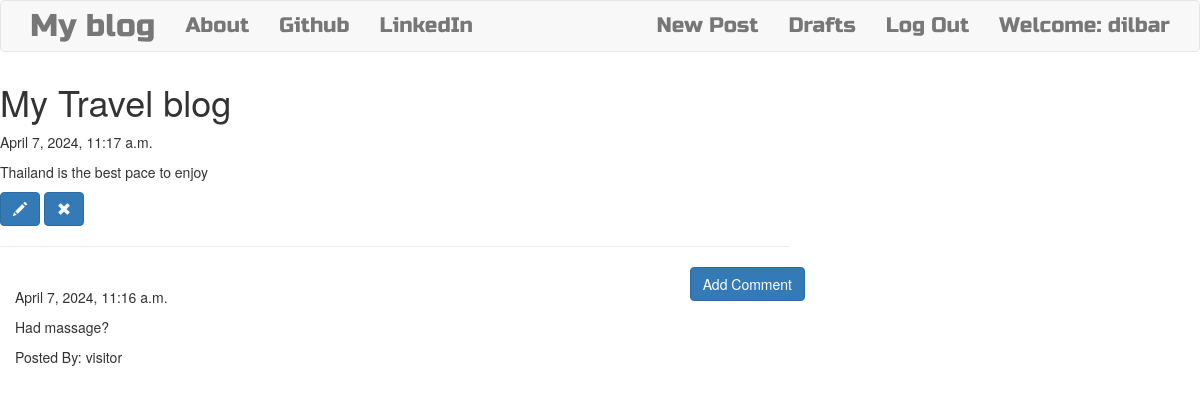
Screenshot of /post/3 (signed in) with the database file from the repository.
### blog/models.py (models this page shows, shortened)
class Post(models.Model):
    author = models.ForeignKey('auth.User',on_delete=models.CASCADE)
    title = models.CharField(max_length=200)
    text = models.TextField()
    created_date = models.DateTimeField(default=timezone.now())
    published_date = models.DateTimeField(blank=True,null=True)

class Comment(models.Model):
    post = models.ForeignKey('blog.Post', related_name='comments',on_delete=models.CASCADE)
    author = models.CharField(max_length=200)
    text = models.TextField()
    created_date = models.DateTimeField(default=timezone.now)
    approved_comment = models.BooleanField(default=False)

### blog/views.py (the view)
# urls.py: path('post/<int:pk>', views.PostDetailView.as_view(), name='post_detail'),
class PostDetailView(DetailView):
    model = Post

### blog/templates/blog/post_detail.html (shortened to what this page needs)
<!DOCTYPE html>
{% extends "blog/base.html" %}
{% block content %}
    <h1 class="posttitle_loader">{{ post.title }}</h1>
    {% if post.published_date %}
        <div class="date_postdate">
            {{ post.published_date }}
        </div>
    {% else %}
        <a class="btn btn-default" href="{% url 'post_publish' pk=post.pk %}">Publish</a>
    {% endif %}
    <p class="postcontent">{{ post.text|safe|linebreaksbr }}</p>
    {% if user.is_authenticated %}
        <a class="btn btn-primary" href="{% url 'post_edit' pk=post.pk %}">
            <span class="glyphicon glyphicon-pencil"></span>
        </a>
        <a class="btn btn-primary" href="{% url 'post_remove' pk=post.pk %}">
            <span class="glyphicon glyphicon-remove"></span>
        </a>
    {% endif %}
    <hr>
    <a class="btn btn-primary btn-comment" href="{% url 'add_comment_to_post' pk=post.pk %}">Add Comment</a>
    <div class="container">
        {% for comment in post.comments.all %}
        <br>
            {% if user.is_authenticated or comment.approved_comment %}
                {{ comment.created_date }}
                <p>{{comment.text|safe|linebreaks}}</p>
                <p>Posted By: {{ comment.author }}</p>
            {% endif %}
            {% empty %}
            <p>No Comments</p>
        {% endfor %}
    </div>
{% endblock %}

### blog/templates/blog/base.html (shortened to what this page needs)
<!DOCTYPE html>
{% load static %}
<html lang="en">
<head>
    <link rel="stylesheet" href="https://maxcdn.bootstrapcdn.com/bootstrap/3.4.1/css/bootstrap.min.css">
    <link rel="stylesheet" href="//cdn.jsdelivr.net/npm/medium-editor@latest/dist/css/medium-editor.min.css" type="text/css" media="screen" charset="utf-8">
    <link rel="stylesheet" href="{% static 'css/blog.css' %}">
</head>
<body class="loader">
        <nav class="navbar navbar-default techfont custom-navbar">
            <div class="container">
                <ul class="nav navbar-nav">
                    <li><a class="navbar-brand bigbrand" href="{% url 'post_list' %}">My blog</a></li>
                    <li><a href="{% url 'about' %}">About</a></li>
                    <li><a href="https://www.github.com">Github</a></li>
                    <li><a href="https://www.linkedin.com">LinkedIn</a></li>
                </ul>
                <ul class="nav navbar-nav navbar-right">
                    {% if user.is_authenticated %}
                    <li>
                        <a href="{% url 'post_new' %}">New Post</a>
                    </li>
                    <li>
                        <a href="{% url 'post_draft_list' %}">Drafts</a>
                    </li>
                    <li>
                        <a href="{% url 'logout' %}">Log Out</a>
                    </li>
                    <li>
                        <a>Welcome: {{ user.username }}</a>
                    </li>
                    {% else %}
                    <li><a class="nav navbar-right" href="{% url 'login' %}"><span class="glyphicon glyphicon-user"></span></a></li>
                    {% endif %}
                </ul>
            </div>
        </nav>
        <div class="content cantainer">
            <div class="row">
                <div class="col-md-8">
                    <div class="blog_posts">
                        {% block content %}
                        {% endblock %}
                    </div>
                </div>
            </div>
        </div>
</body>
</html>

### blog/static/css/blog.css (style rules this page uses)
.bigbrand { font-size: 1.5em; }
.techfont { font-family: 'Russo One', sans-serif; font-size: 1.5em; margin-bottom: 10px; }
.postcontent { font-family: 'Montserrat'; font-size: 1.5em; }
.btn-comment { position: absolute; right: 0px; }
.loader { filter:hue-rotate(0deg); color:linear-gradient(45deg,#0f8,#08f); animation:hue 10000ms infinite linear; }

### rows the page displays
Post: title "My Travel blog", published_date "April 7, 2024, 11:17 a.m.", text "Thailand is the best pace to enjoy"
Comment: created_date "April 7, 2024, 11:16 a.m.", text "Had massage?", author "visitor"

### other values shown
{{ user.username }} "dilbar"
